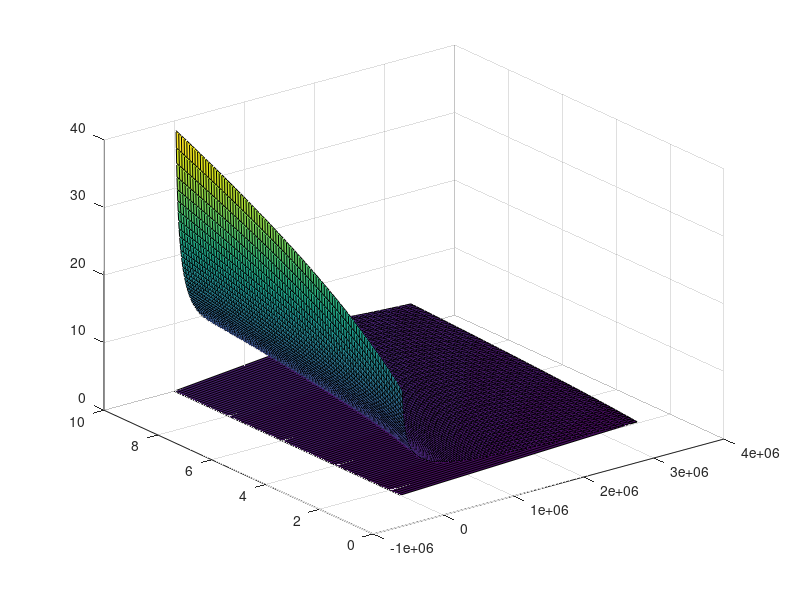

The MATLAB source for this figure: (Note: this script raises an error after producing the figure.)
RT = [1.6 : 0.1 : 10];
% V = [2250: (800000 - 2250)/104 :800000];
v = [30 : ((150-30)/length(RT)) : 150 -((150-30)/length(RT))];
V = v.^3;
scf = [];
for i = 1 : length(RT)
    for i1 = 1 : length(V)
        scf(i,i1) = 2000*sqrt(RT(i)./V(i1));
    end
end
% surf(RT,v,scf)
surf(V,RT,real(scf));
xscale('log');
ylabel('RT60 (s)');
xlabel('V (m^3)');
zlabel('Schroeder Frequency');
% xlim([30 300])
grid('on');
axis('tight');
shading('interp');
view(2);
c = colorbar;
c.Label.String = 'Frequench (Hz)';
title('Schroeder Frequency as a Function of Room Size & RT60');